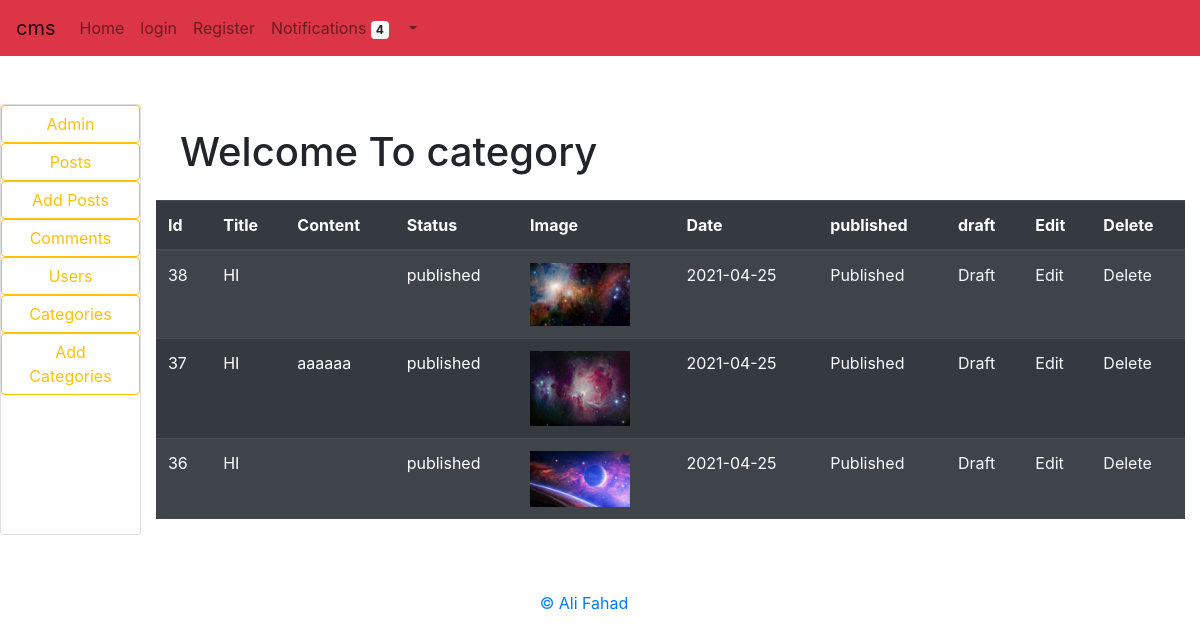
Page /admin/cate.php on the committed database.
### tables this page shows
CREATE TABLE `cate` (
  `cat_id` int(255) NOT NULL,
  `cat_title` varchar(255) NOT NULL,
  `cat_date` date NOT NULL,
  `cat_image` text NOT NULL,
  `cat_content` text NOT NULL,
  `cat_tags` varchar(255) NOT NULL,
  `cat_status` varchar(255) NOT NULL
);

### admin/cate.php (the view, shortened to what this page needs)
<?php include "nav.php"; ?>
<div class="container">
<h1 class="m-4">Welcome To category</h1>
<table class="table table-striped table-dark">
                        <thead><tr>
                        <th>Id</th>
                        <th>Title</th>
                        <th>Content</th>
                        <th>Status</th>
                        <th>Image</th>
                        <th>Date</th>
                        <th>published</th>
                        <th>draft</th>
                        <th>Edit</th>
                        <th>Delete</th>
                        </tr></thead><tbody>
                        <?php
        $query = "SELECT * FROM cate ORDER BY cat_id DESC";
        $select_cats = mysqli_query($connection,$query);
        while($row = mysqli_fetch_assoc($select_cats)){
        $cat_id            = $row['cat_id'];
        $cat_title         = $row['cat_title'];
        $cat_status        = $row['cat_status'];
        $cat_image         = $row['cat_image'];
        $cat_content       = $row['cat_content'];
        $cat_date          = $row['cat_date'];
        echo "<tr>";
        echo "<td>$cat_id</td>";
        echo "<td>$cat_title</td>";
        echo "<td>$cat_content</td>";
        echo "<td>$cat_status</td>";
        echo "<td><img width='100' src='../images/$cat_image'></td>";
        echo "<td>$cat_date </td>";
        echo "<td><a class='text-light' href='cate.php?app=$cat_id'>Published</a></td>";
        echo "<td><a class='text-light' href='cate.php?unapp=$cat_id'>Draft</a></td>";
        echo "<td><a class='text-light' href='edit_cate.php?edit=$cat_id'>Edit</a></td>";
        echo "<td><a class='text-light' href='cate.php?del=$cat_id'>Delete</a></td>";
        echo "</tr>";}?>
        </tbody></table></div></div>
        <?php include "../footer.php";?>

### header.php (shortened to what this page needs)
<!doctype html>
<html lang="en">
  <head>
    <link rel="stylesheet" href="https://cdn.jsdelivr.net/npm/bootstrap@4.6.0/dist/css/bootstrap.min.css">
    <link rel="stylesheet" href="https://cdn.jsdelivr.net/npm/bootstrap-icons@1.4.1/font/bootstrap-icons.css">
  </head>
  <body>
  <nav class="navbar navbar-expand-lg navbar-light bg-danger">
  <a class="navbar-brand" href="/new/index.php">cms</a>
  <div class="collapse navbar-collapse" id="navbarSupportedContent">
    <ul class="navbar-nav mr-auto">
      <li class="nav-item">
        <a class="nav-link" href="/new/index.php">Home <span class="sr-only">(current)</span></a>
      </li>
      <?php if(isset($_SESSION['user_id'])){ ?>
        <a class="nav-link" href="#"><?php echo $_SESSION['user']; ?></a>
          <a class="nav-link" href="/new/logout.php">logout</a>
          <?php } else { ?>
          <a class="nav-link" href="/new/login.php">login</a>
          <a class="nav-link" href="/new/register.php">Register</a>
          <?php } ?>
      <li class="nav-item">
      <a type="button" class="nav-link">
  Notifications <span class="badge badge-light">4</span>
</a>      </li>
      <li class="nav-item dropdown">
        <a class="nav-link dropdown-toggle" href="#" id="navbarDropdown" role="button" data-toggle="dropdown" aria-haspopup="true" aria-expanded="false">
        </a>
      </li>
    </ul>
  </div>
</nav>

### admin/nav.php (shortened to what this page needs)
<?php include "../header.php"; ?>
<div class="d-flex">
<div class="card" style="width: 10rem;">
<a href="index.php" class="btn btn-outline-warning ">Admin</a>
<a href="posts.php" class="btn btn-outline-warning">Posts</a>
<a href="add_post.php" class="btn btn-outline-warning">Add Posts</a>
<a href="comments.php" class="btn btn-outline-warning">Comments</a>
<a href="users.php" class="btn btn-outline-warning">Users</a>
<a href="cate.php" class="btn btn-outline-warning">Categories</a>
<a href="add_cate.php" class="btn btn-outline-warning">Add Categories</a>
</div>

### footer.php (shortened to what this page needs)
<ul class="nav justify-content-center">
  <li class="nav-item">
    <a class="nav-link active" href="#"></a>
  </li>
  <li class="nav-item">
    <a class="nav-link" href="#">&copy; Ali Fahad</a>
  </li>
  <li class="nav-item">
    <a class="nav-link" href="#"></a>
  </li>
  <li class="nav-item">
    <a class="nav-link disabled" href="#" tabindex="-1" aria-disabled="true"></a>
  </li>
</ul>
  </body>
</html>

### rows in the picture
cate: cat_id "38", cat_title "HI", cat_status "published", cat_image (picture), cat_date "2021-04-25"
cate: cat_id "37", cat_title "HI", cat_content "aaaaaa", cat_status "published", cat_image (picture), cat_date "2021-04-25"
cate: cat_id "36", cat_title "HI", cat_status "published", cat_image (picture), cat_date "2021-04-25"
